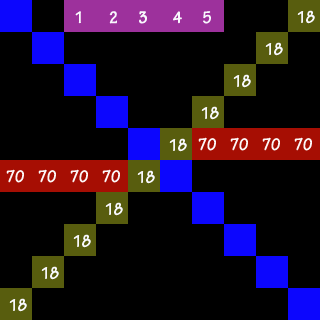

The image is a tile-based game level rendered from a .tmx file. Its description and source (layers, tilesets, objects; grid data summarised) follow:
An orthogonal 10x10 tile map with 32x32 px tiles, 3 tile layers (Tile Layer 1, Tile Layer 2, Tile Layer 3), 5 tilesets and 2 objects.

<map version="1.0" orientation="orthogonal" width="10" height="10" tilewidth="32" tileheight="32">
 <tileset firstgid="1" name="tile1" tilewidth="32" tileheight="32">
  <image source="tile1.png" width="256" height="256" />
 </tileset>
 <tileset firstgid="65" name="tile4" tilewidth="32" tileheight="32">
  <image source="tile2.png" width="512" height="512" />
 </tileset>
 <tileset firstgid="321" name="tile2" tilewidth="32" tileheight="32">
  <image source="tile3.png" width="256" height="256" />
 </tileset>
 <tileset firstgid="385" name="tile3" tilewidth="32" tileheight="32">
  <image source="tile4.png" width="256" height="256" />
 </tileset>
 <tileset firstgid="449" name="tile5" tilewidth="32" tileheight="32">
  <image source="tile5.png" width="256" height="256" />
 </tileset>
 <layer name="Tile Layer 1" width="10" height="10">
  <data>[100 cells, 15 non-empty, 6 distinct tile ids]</data>
 </layer>
 <layer name="Tile Layer 2" width="10" height="10">
  <data>[100 cells, 10 non-empty, 1 distinct tile ids]</data>
 </layer>
 <layer name="Tile Layer 3" width="10" height="10">
  <data>[100 cells, 8 non-empty, 1 distinct tile ids]</data>
 </layer>
 <objectgroup name="Object Layer 1" width="10" height="10">
  <object gid="480" x="128" y="64" />
  <object gid="457" x="160" y="289" />
 </objectgroup>
</map>